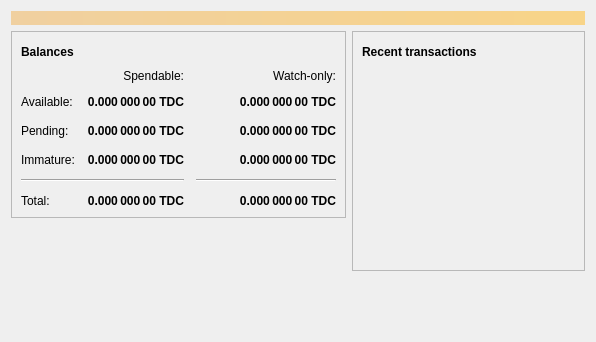
<?xml version="1.0" encoding="UTF-8"?>
<ui version="4.0">
 <class>OverviewPage</class>
 <widget class="QWidget" name="OverviewPage">
  <property name="geometry">
   <rect>
    <x>0</x>
    <y>0</y>
    <width>596</width>
    <height>342</height>
   </rect>
  </property>
  <property name="windowTitle">
   <string>Form</string>
  </property>
  <layout class="QVBoxLayout" name="topLayout">
   <item>
    <widget class="QLabel" name="labelAlerts">
     <property name="visible">
      <bool>false</bool>
     </property>
     <property name="styleSheet">
      <string notr="true">QLabel { background-color: qlineargradient(x1: 0, y1: 0, x2: 1, y2: 0, stop:0 #F0D0A0, stop:1 #F8D488); color:#000000; }</string>
     </property>
     <property name="wordWrap">
      <bool>true</bool>
     </property>
     <property name="margin">
      <number>3</number>
     </property>
     <property name="textInteractionFlags">
      <set>Qt::TextSelectableByMouse</set>
     </property>
    </widget>
   </item>
   <item>
    <layout class="QHBoxLayout" name="horizontalLayout" stretch="1,1">
     <item>
      <layout class="QVBoxLayout" name="verticalLayout_2">
       <item>
        <widget class="QFrame" name="frame">
         <property name="frameShape">
          <enum>QFrame::StyledPanel</enum>
         </property>
         <property name="frameShadow">
          <enum>QFrame::Raised</enum>
         </property>
         <layout class="QVBoxLayout" name="verticalLayout_4">
          <item>
           <layout class="QHBoxLayout" name="horizontalLayout_4">
            <item>
             <widget class="QLabel" name="label_5">
              <property name="font">
               <font>
                <weight>75</weight>
                <bold>true</bold>
               </font>
              </property>
              <property name="text">
               <string>Balances</string>
              </property>
             </widget>
            </item>
            <item>
             <widget class="QPushButton" name="labelWalletStatus">
              <property name="enabled">
               <bool>true</bool>
              </property>
              <property name="maximumSize">
               <size>
                <width>30</width>
                <height>16777215</height>
               </size>
              </property>
              <property name="toolTip">
               <string>The displayed information may be out of date. Your wallet automatically synchronizes with the Arielcoin network after a connection is established, but this process has not completed yet.</string>
              </property>
              <property name="text">
               <string/>
              </property>
              <property name="icon">
               <iconset resource="../bitcoin.qrc">
                <normaloff>:/icons/warning</normaloff>
                <disabledoff>:/icons/warning</disabledoff>:/icons/warning</iconset>
              </property>
              <property name="iconSize">
               <size>
                <width>24</width>
                <height>24</height>
               </size>
              </property>
              <property name="flat">
               <bool>true</bool>
              </property>
             </widget>
            </item>
            <item>
             <spacer name="horizontalSpacer_3">
              <property name="orientation">
               <enum>Qt::Horizontal</enum>
              </property>
              <property name="sizeHint" stdset="0">
               <size>
                <width>40</width>
                <height>20</height>
               </size>
              </property>
             </spacer>
            </item>
           </layout>
          </item>
          <item>
           <layout class="QGridLayout" name="gridLayout">
            <property name="spacing">
             <number>12</number>
            </property>
            <item row="2" column="2">
             <widget class="QLabel" name="labelWatchPending">
              <property name="font">
               <font>
                <weight>75</weight>
                <bold>true</bold>
               </font>
              </property>
              <property name="cursor">
               <cursorShape>IBeamCursor</cursorShape>
              </property>
              <property name="toolTip">
               <string>Unconfirmed transactions to watch-only addresses</string>
              </property>
              <property name="text">
               <string notr="true">0.000 000 00 TDC</string>
              </property>
              <property name="alignment">
               <set>Qt::AlignRight|Qt::AlignTrailing|Qt::AlignVCenter</set>
              </property>
              <property name="textInteractionFlags">
               <set>Qt::LinksAccessibleByMouse|Qt::TextSelectableByKeyboard|Qt::TextSelectableByMouse</set>
              </property>
             </widget>
            </item>
            <item row="2" column="1">
             <widget class="QLabel" name="labelUnconfirmed">
              <property name="font">
               <font>
                <weight>75</weight>
                <bold>true</bold>
               </font>
              </property>
              <property name="cursor">
               <cursorShape>IBeamCursor</cursorShape>
              </property>
              <property name="toolTip">
               <string>Total of transactions that have yet to be confirmed, and do not yet count toward the spendable balance</string>
              </property>
              <property name="text">
               <string notr="true">0.000 000 00 TDC</string>
              </property>
              <property name="alignment">
               <set>Qt::AlignRight|Qt::AlignTrailing|Qt::AlignVCenter</set>
              </property>
              <property name="textInteractionFlags">
               <set>Qt::LinksAccessibleByMouse|Qt::TextSelectableByKeyboard|Qt::TextSelectableByMouse</set>
              </property>
             </widget>
            </item>
            <item row="3" column="2">
             <widget class="QLabel" name="labelWatchImmature">
              <property name="font">
               <font>
                <weight>75</weight>
                <bold>true</bold>
               </font>
              </property>
              <property name="cursor">
               <cursorShape>IBeamCursor</cursorShape>
              </property>
              <property name="toolTip">
               <string>Mined balance in watch-only addresses that has not yet matured</string>
              </property>
              <property name="text">
               <string notr="true">0.000 000 00 TDC</string>
              </property>
              <property name="alignment">
               <set>Qt::AlignRight|Qt::AlignTrailing|Qt::AlignVCenter</set>
              </property>
              <property name="textInteractionFlags">
               <set>Qt::LinksAccessibleByMouse|Qt::TextSelectableByKeyboard|Qt::TextSelectableByMouse</set>
              </property>
             </widget>
            </item>
            <item row="4" column="0" colspan="2">
             <widget class="Line" name="line">
              <property name="orientation">
               <enum>Qt::Horizontal</enum>
              </property>
             </widget>
            </item>
            <item row="4" column="2">
             <widget class="Line" name="lineWatchBalance">
              <property name="sizePolicy">
               <sizepolicy hsizetype="Preferred" vsizetype="Fixed">
                <horstretch>0</horstretch>
                <verstretch>0</verstretch>
               </sizepolicy>
              </property>
              <property name="minimumSize">
               <size>
                <width>140</width>
                <height>0</height>
               </size>
              </property>
              <property name="orientation">
               <enum>Qt::Horizontal</enum>
              </property>
             </widget>
            </item>
            <item row="5" column="0">
             <widget class="QLabel" name="labelTotalText">
              <property name="text">
               <string>Total:</string>
              </property>
             </widget>
            </item>
            <item row="3" column="1">
             <widget class="QLabel" name="labelImmature">
              <property name="font">
               <font>
                <weight>75</weight>
                <bold>true</bold>
               </font>
              </property>
              <property name="cursor">
               <cursorShape>IBeamCursor</cursorShape>
              </property>
              <property name="toolTip">
               <string>Mined balance that has not yet matured</string>
              </property>
              <property name="text">
               <string notr="true">0.000 000 00 TDC</string>
              </property>
              <property name="alignment">
               <set>Qt::AlignRight|Qt::AlignTrailing|Qt::AlignVCenter</set>
              </property>
              <property name="textInteractionFlags">
               <set>Qt::LinksAccessibleByMouse|Qt::TextSelectableByKeyboard|Qt::TextSelectableByMouse</set>
              </property>
             </widget>
            </item>
            <item row="2" column="3">
             <spacer name="horizontalSpacer_2">
              <property name="orientation">
               <enum>Qt::Horizontal</enum>
              </property>
              <property name="sizeHint" stdset="0">
               <size>
                <width>40</width>
                <height>20</height>
               </size>
              </property>
             </spacer>
            </item>
            <item row="3" column="0">
             <widget class="QLabel" name="labelImmatureText">
              <property name="text">
               <string>Immature:</string>
              </property>
             </widget>
            </item>
            <item row="5" column="1">
             <widget class="QLabel" name="labelTotal">
              <property name="font">
               <font>
                <weight>75</weight>
                <bold>true</bold>
               </font>
              </property>
              <property name="cursor">
               <cursorShape>IBeamCursor</cursorShape>
              </property>
              <property name="toolTip">
               <string>Your current total balance</string>
              </property>
              <property name="text">
               <string notr="true">0.000 000 00 TDC</string>
              </property>
              <property name="alignment">
               <set>Qt::AlignRight|Qt::AlignTrailing|Qt::AlignVCenter</set>
              </property>
              <property name="textInteractionFlags">
               <set>Qt::LinksAccessibleByMouse|Qt::TextSelectableByKeyboard|Qt::TextSelectableByMouse</set>
              </property>
             </widget>
            </item>
            <item row="5" column="2">
             <widget class="QLabel" name="labelWatchTotal">
              <property name="font">
               <font>
                <weight>75</weight>
                <bold>true</bold>
               </font>
              </property>
              <property name="cursor">
               <cursorShape>IBeamCursor</cursorShape>
              </property>
              <property name="toolTip">
               <string>Current total balance in watch-only addresses</string>
              </property>
              <property name="text">
               <string notr="true">0.000 000 00 TDC</string>
              </property>
              <property name="alignment">
               <set>Qt::AlignRight|Qt::AlignTrailing|Qt::AlignVCenter</set>
              </property>
              <property name="textInteractionFlags">
               <set>Qt::LinksAccessibleByMouse|Qt::TextSelectableByKeyboard|Qt::TextSelectableByMouse</set>
              </property>
             </widget>
            </item>
            <item row="0" column="2">
             <widget class="QLabel" name="labelWatchonly">
              <property name="text">
               <string>Watch-only:</string>
              </property>
              <property name="alignment">
               <set>Qt::AlignRight|Qt::AlignTrailing|Qt::AlignVCenter</set>
              </property>
             </widget>
            </item>
            <item row="1" column="0">
             <widget class="QLabel" name="labelBalanceText">
              <property name="text">
               <string>Available:</string>
              </property>
             </widget>
            </item>
            <item row="1" column="1">
             <widget class="QLabel" name="labelBalance">
              <property name="font">
               <font>
                <weight>75</weight>
                <bold>true</bold>
               </font>
              </property>
              <property name="cursor">
               <cursorShape>IBeamCursor</cursorShape>
              </property>
              <property name="toolTip">
               <string>Your current spendable balance</string>
              </property>
              <property name="text">
               <string notr="true">0.000 000 00 TDC</string>
              </property>
              <property name="alignment">
               <set>Qt::AlignRight|Qt::AlignTrailing|Qt::AlignVCenter</set>
              </property>
              <property name="textInteractionFlags">
               <set>Qt::LinksAccessibleByMouse|Qt::TextSelectableByKeyboard|Qt::TextSelectableByMouse</set>
              </property>
             </widget>
            </item>
            <item row="1" column="2">
             <widget class="QLabel" name="labelWatchAvailable">
              <property name="font">
               <font>
                <weight>75</weight>
                <bold>true</bold>
               </font>
              </property>
              <property name="cursor">
               <cursorShape>IBeamCursor</cursorShape>
              </property>
              <property name="toolTip">
               <string>Your current balance in watch-only addresses</string>
              </property>
              <property name="text">
               <string notr="true">0.000 000 00 TDC</string>
              </property>
              <property name="alignment">
               <set>Qt::AlignRight|Qt::AlignTrailing|Qt::AlignVCenter</set>
              </property>
              <property name="textInteractionFlags">
               <set>Qt::LinksAccessibleByMouse|Qt::TextSelectableByKeyboard|Qt::TextSelectableByMouse</set>
              </property>
             </widget>
            </item>
            <item row="2" column="0">
             <widget class="QLabel" name="labelPendingText">
              <property name="text">
               <string>Pending:</string>
              </property>
             </widget>
            </item>
            <item row="0" column="1">
             <widget class="QLabel" name="labelSpendable">
              <property name="text">
               <string>Spendable:</string>
              </property>
              <property name="alignment">
               <set>Qt::AlignRight|Qt::AlignTrailing|Qt::AlignVCenter</set>
              </property>
             </widget>
            </item>
           </layout>
          </item>
         </layout>
        </widget>
       </item>
       <item>
        <spacer name="verticalSpacer">
         <property name="orientation">
          <enum>Qt::Vertical</enum>
         </property>
         <property name="sizeHint" stdset="0">
          <size>
           <width>20</width>
           <height>40</height>
          </size>
         </property>
        </spacer>
       </item>
      </layout>
     </item>
     <item>
      <layout class="QVBoxLayout" name="verticalLayout_3">
       <item>
        <widget class="QFrame" name="frame_2">
         <property name="frameShape">
          <enum>QFrame::StyledPanel</enum>
         </property>
         <property name="frameShadow">
          <enum>QFrame::Raised</enum>
         </property>
         <layout class="QVBoxLayout" name="verticalLayout">
          <item>
           <layout class="QHBoxLayout" name="horizontalLayout_2">
            <item>
             <widget class="QLabel" name="label_4">
              <property name="font">
               <font>
                <weight>75</weight>
                <bold>true</bold>
               </font>
              </property>
              <property name="text">
               <string>Recent transactions</string>
              </property>
             </widget>
            </item>
            <item>
             <widget class="QPushButton" name="labelTransactionsStatus">
              <property name="enabled">
               <bool>true</bool>
              </property>
              <property name="maximumSize">
               <size>
                <width>30</width>
                <height>16777215</height>
               </size>
              </property>
              <property name="toolTip">
               <string>The displayed information may be out of date. Your wallet automatically synchronizes with the Arielcoin network after a connection is established, but this process has not completed yet.</string>
              </property>
              <property name="text">
               <string/>
              </property>
              <property name="icon">
               <iconset resource="../bitcoin.qrc">
                <normaloff>:/icons/warning</normaloff>
                <disabledoff>:/icons/warning</disabledoff>:/icons/warning</iconset>
              </property>
              <property name="iconSize">
               <size>
                <width>24</width>
                <height>24</height>
               </size>
              </property>
              <property name="flat">
               <bool>true</bool>
              </property>
             </widget>
            </item>
            <item>
             <spacer name="horizontalSpacer">
              <property name="orientation">
               <enum>Qt::Horizontal</enum>
              </property>
              <property name="sizeHint" stdset="0">
               <size>
                <width>40</width>
                <height>20</height>
               </size>
              </property>
             </spacer>
            </item>
           </layout>
          </item>
          <item>
           <widget class="QListView" name="listTransactions">
            <property name="styleSheet">
             <string notr="true">QListView { background: transparent; }</string>
            </property>
            <property name="frameShape">
             <enum>QFrame::NoFrame</enum>
            </property>
            <property name="verticalScrollBarPolicy">
             <enum>Qt::ScrollBarAlwaysOff</enum>
            </property>
            <property name="horizontalScrollBarPolicy">
             <enum>Qt::ScrollBarAlwaysOff</enum>
            </property>
            <property name="selectionMode">
             <enum>QAbstractItemView::NoSelection</enum>
            </property>
           </widget>
          </item>
         </layout>
        </widget>
       </item>
       <item>
        <spacer name="verticalSpacer_2">
         <property name="orientation">
          <enum>Qt::Vertical</enum>
         </property>
         <property name="sizeHint" stdset="0">
          <size>
           <width>20</width>
           <height>40</height>
          </size>
         </property>
        </spacer>
       </item>
      </layout>
     </item>
    </layout>
   </item>
  </layout>
 </widget>
 <resources/>
 <connections/>
</ui>
